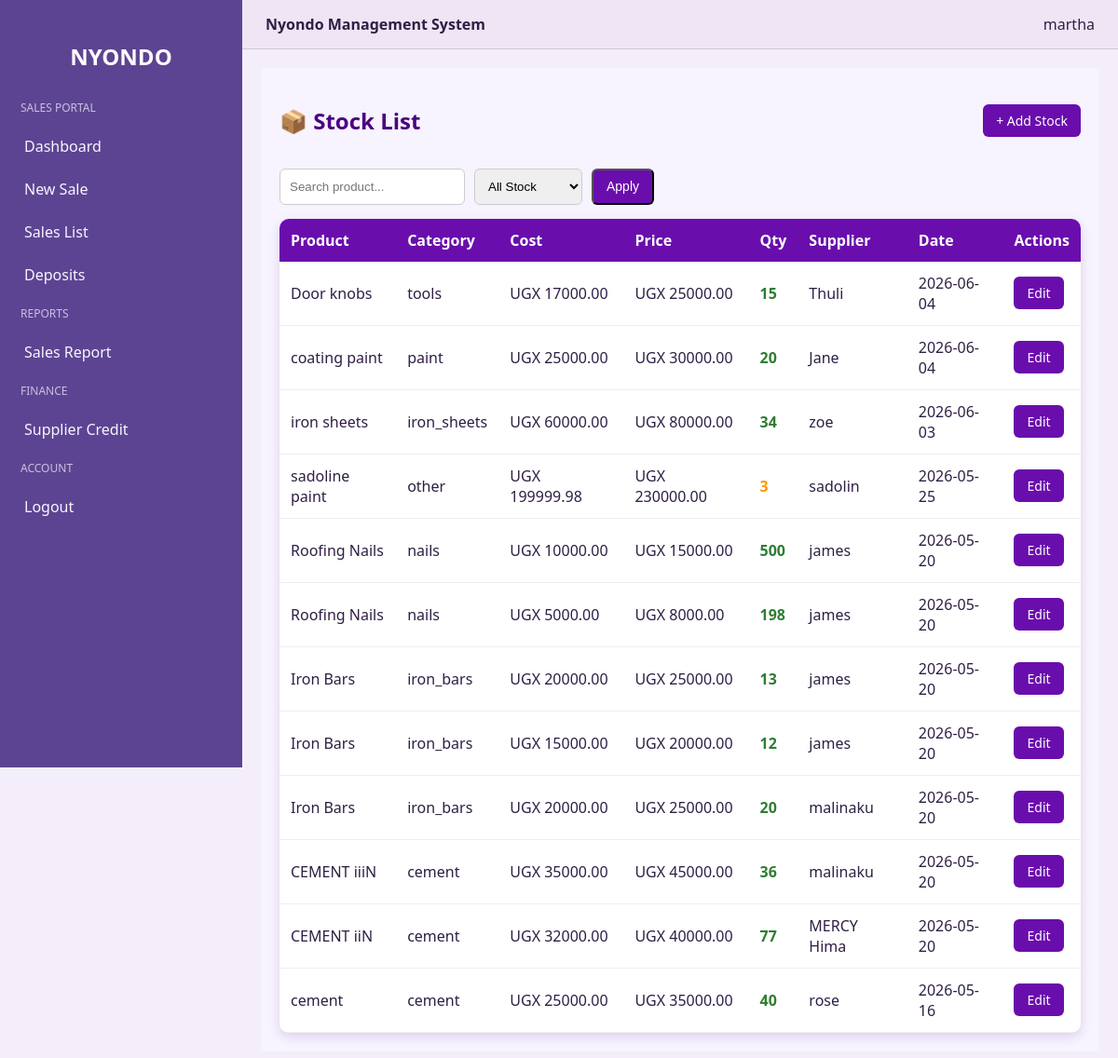
Page /stock/ (signed in) on the committed database.
### nyondo_app/models.py (models this page shows, shortened)
class Stock(models.Model):
    CATEGORY_CHOICES = [
        ("cement", "Cement"),
        ("iron_bars", "Iron Bars"),
        ("nails", "Nails"),
        ("iron_sheets", "Iron Sheets"),
        ("wire_mesh", "Wire Mesh"),
        ("barbed_wire", "Barbed Wire"),
        ("wheelbarrows", "Wheelbarrows"),
        ("paint", "Paint"),
        ("tools", "Tools"),
        ("other", "Other"),
    ]
    product_name = models.TextField(max_length=100)
    category = models.CharField(max_length=50, choices=CATEGORY_CHOICES)
    quantity = models.PositiveIntegerField()
    reorder_level = models.PositiveIntegerField(default=5)
    buying_price = models.DecimalField(max_digits=12, decimal_places=2)
    selling_price = models.DecimalField(max_digits=12, decimal_places=2)
    supplier_name = models.CharField(max_length=100)
    description = models.TextField(blank=True, null=True)
    date_added = models.DateTimeField(auto_now_add=True)
    updated_at = models.DateTimeField(auto_now=True)

### nyondo_app/views.py (the view)
# urls.py: path("stock/", views.stock_list, name="stock_list"),
@login_required
def stock_list(request):
    stocks = Stock.objects.all().order_by("-date_added")
    query = request.GET.get("q")
    if query:
        stocks = stocks.filter(
            product_name__icontains=query
        )
    filter_type = request.GET.get("filter")
    if filter_type == "low":
        stocks = stocks.filter(quantity__lte=10)
    elif filter_type == "out":
        stocks = stocks.filter(quantity=0)
    context = {
        "stocks": stocks,
        "query": query,
        "filter_type": filter_type,
    }
    return render(
        request,
        "nyondo/stock_list.html",
        context
    )

### nyondo_app/templates/nyondo/stock_list.html (shortened to what this page needs)
{% extends "nyondo/base.html" %}
{% load static %}
{% block content %}
<link rel="stylesheet" href="{% static 'nyondo_app/css/nyondo/stock_list.css' %}">
<div class="page-wrapper">
    <div class="header">
        <h2>📦 Stock List</h2>
        <a href="{% url 'add_stock' %}" class="btn btn-primary">
            + Add Stock
        </a>
    </div>
    <form method="GET" class="filters">
        <input
            type="text"
            name="q"
            placeholder="Search product..."
            value="{{ query|default:'' }}"
        >
        <select name="filter">
            <option value="">All Stock</option>
        </select>
        <button type="submit" class="btn btn-primary">
            Apply
        </button>
    </form>
    <div class="table-container">
        <table>
            <thead>
                <tr>
                    <th>Product</th>
                    <th>Category</th>
                    <th>Cost</th>
                    <th>Price</th>
                    <th>Qty</th>
                    <th>Supplier</th>
                    <th>Date</th>
                    <th>Actions</th>
                </tr>
            </thead>
            <tbody>
                {% for stock in stocks %}
                <tr>
                    <td>{{ stock.product_name }}</td>
                    <td>{{ stock.category }}</td>
                    <td>UGX {{ stock.buying_price }}</td>
                    <td>UGX {{ stock.selling_price }}</td>
                    <td class="
                        {% if stock.quantity == 0 %}
                            out-stock
                        {% elif stock.quantity <= 5 %}
                            low-stock
                        {% else %}
                            in-stock
                        {% endif %}
                    ">
                        {{ stock.quantity }}
                    </td>
                    <td>{{ stock.supplier_name|default:"-" }}</td>
                    <td>{{ stock.date_added|date:"Y-m-d" }}</td>
                    <td>
                        <a href="{% url 'edit_stock' stock.id %}" class="btn btn-primary">
                            Edit
                        </a>
                    </td>
                </tr>
                {% empty %}
                <tr>
                    <td colspan="8" class="empty">
                        No stock available
                    </td>
                </tr>
                {% endfor %}
            </tbody>
        </table>
    </div>
</div>
{% endblock %}

### nyondo_app/templates/nyondo/base.html (shortened to what this page needs)
{% load static %}
<!DOCTYPE html>
<html>
<head>
    <link rel="stylesheet" href="{% static 'nyondo_app/css/nyondo/base.css' %}">
</head>
<body>
<div class="sidebar">
    <h2>NYONDO</h2>
    {% if user.is_superuser %}
        <div class="menu-title">Dashboard</div>
        <a href="{% url 'admin_dashboard' %}">Overview</a>
        <div class="menu-title">Stock Management</div>
        <a href="{% url 'stock_dashboard' %}">Stock Dashboard</a>
        <a href="{% url 'add_stock' %}">Add Stock</a>
        <a href="{% url 'stock_list' %}">Stock List</a>
        <a href="{% url 'stock_report' %}">Stock Report</a>
        <a href="{% url 'add_supplier' %}">Add Supplier</a>
        <a href="{% url 'supplier_list' %}">Supplier List</a>
        <div class="menu-title">Sales</div>
        <a href="{% url 'sales_dashboard' %}">Sales Dashboard</a>
        <a href="{% url 'add_sale' %}">New Sale</a>
        <a href="{% url 'sales_list' %}">Sales List</a>
        <a href="{% url 'sales_report' %}">Sales Report</a>
        <a href="{% url 'receipts_list' %}">Receipts</a>
        <div class="menu-title">Finance</div>
        <a href="{% url 'deposit_list' %}">Deposits</a>
        <a href="{% url 'credit_list' %}">Supplier Credit</a>
        <div class="menu-title">System</div>
        <a href="{% url 'audit_log' %}">Audit Log</a>
    {% elif "sales" in user.groups.all|stringformat:"s"|lower %}
        <div class="menu-title">Sales Portal</div>
        <a href="{% url 'sales_dashboard' %}">Dashboard</a>
        <a href="{% url 'add_sale' %}">New Sale</a>
        <a href="{% url 'sales_list' %}">Sales List</a>
        <a href="{% url 'deposit_list' %}">Deposits</a>
        <div class="menu-title">Reports</div>
        <a href="{% url 'sales_report' %}">Sales Report</a>
        <div class="menu-title">Finance</div>
        <a href="{% url 'credit_list' %}">Supplier Credit</a>
    {% else %}
        <div class="menu-title no-role-title">No Role Found</div>
        <p class="no-role-message">Please contact your system admin to set your group permissions.</p>
    {% endif %}
    <div class="menu-title">Account</div>
    <a href="{% url 'logout' %}">Logout</a>
</div>
<div class="main">
    <div class="topbar">
        <div><b>Nyondo Management System</b></div>
        <div>{{ user.username }}</div>
    </div>
    <div class="container">
        {% block content %}{% endblock %}
    </div>
</div>
</body>
</html>

### nyondo_app/static/nyondo_app/css/nyondo/base.css (style rules this page uses)
:root { --bg: #f3eef9; --surface: #efe5f5; --surface-soft: #f7f1fb; --sidebar: #5d4492; --sidebar-hover: #7f66bf; --text: #2f1f45; --text-muted: #6d5d88; --border: rgba(109, 89, 138, 0.22); --button: #7550b1; --button-hover: #5d3d94; --button-text: #f8f5ff; }
body { margin: 0; font-family: "Segoe UI", Arial, sans-serif; background: var(--bg); color: var(--text); }
.sidebar { width: 260px; height: 100vh; background: var(--sidebar); color: var(--button-text); position: fixed; top: 0; left: 0; padding-top: 24px; overflow-y: auto; }
.sidebar h2 { text-align: center; color: #fff; margin-bottom: 20px; }
.sidebar a { display: block; padding: 12px 22px; color: var(--button-text); text-decoration: none; border-left: 4px solid transparent; }
.menu-title { padding: 10px 22px; font-size: 12px; opacity: 0.7; text-transform: uppercase; }
.main { margin-left: 260px; width: calc(100% - 260px); min-height: 100vh; display: flex; flex-direction: column; }
.topbar { background: var(--surface); padding: 15px 25px; display: flex; justify-content: space-between; border-bottom: 1px solid var(--border); }
.container { padding: 20px; flex: 1; }

### nyondo_app/static/nyondo_app/css/nyondo/stock_list.css (style rules this page uses)
.page-wrapper { padding: 20px; background: #f7f3ff; min-height: 100vh; }
.header { display: flex; justify-content: space-between; align-items: center; margin-bottom: 15px; }
.header h2 { color: #4b0082; }
.btn { padding: 8px 14px; border-radius: 6px; text-decoration: none; font-size: 14px; transition: 0.3s; display: inline-block; }
.btn-primary { background: #6a0dad; color: white; }
.filters { display: flex; gap: 10px; margin-bottom: 15px; flex-wrap: wrap; }
.filters input, .filters select { padding: 10px; border-radius: 6px; border: 1px solid #ccc; outline: none; }
.table-container { overflow-x: auto; background: white; border-radius: 10px; box-shadow: 0 4px 12px rgba(75, 0, 130, 0.15); }
table { width: 100%; border-collapse: collapse; }
thead { background: #6a0dad; color: white; }
th, td { padding: 12px; text-align: left; }
tbody tr { border-bottom: 1px solid #eee; transition: 0.2s; }
.low-stock { color: #ff9800; font-weight: bold; }
.in-stock { color: #2e7d32; font-weight: bold; }

### rows in the picture
Stock: product_name "Door knobs", category "tools", buying_price "17000.00", selling_price "25000.00", quantity "15", supplier_name "Thuli", date_added "2026-06-04"
Stock: product_name "coating paint", category "paint", buying_price "25000.00", selling_price "30000.00", quantity "20", supplier_name "Jane", date_added "2026-06-04"
Stock: product_name "iron sheets", category "iron_sheets", buying_price "60000.00", selling_price "80000.00", quantity "34", supplier_name "zoe", date_added "2026-06-03"
Stock: product_name "sadoline paint", category "other", buying_price "199999.98", selling_price "230000.00", quantity "3", supplier_name "sadolin", date_added "2026-05-25"
Stock: product_name "Roofing Nails", category "nails", buying_price "10000.00", selling_price "15000.00", quantity "500", supplier_name "james", date_added "2026-05-20"
Stock: product_name "Roofing Nails", category "nails", buying_price "5000.00", selling_price "8000.00", quantity "198", supplier_name "james", date_added "2026-05-20"
Stock: product_name "Iron Bars", category "iron_bars", buying_price "20000.00", selling_price "25000.00", quantity "13", supplier_name "james", date_added "2026-05-20"
Stock: product_name "Iron Bars", category "iron_bars", buying_price "15000.00", selling_price "20000.00", quantity "12", supplier_name "james", date_added "2026-05-20"
Stock: product_name "Iron Bars", category "iron_bars", buying_price "20000.00", selling_price "25000.00", quantity "20", supplier_name "malinaku", date_added "2026-05-20"
Stock: product_name "CEMENT iiiN", category "cement", buying_price "35000.00", selling_price "45000.00", quantity "36", supplier_name "malinaku", date_added "2026-05-20"
Stock: product_name "CEMENT iiN", category "cement", buying_price "32000.00", selling_price "40000.00", quantity "77", supplier_name "MERCY Hima", date_added "2026-05-20"
Stock: product_name "cement", category "cement", buying_price "25000.00", selling_price "35000.00", quantity "40", supplier_name "rose", date_added "2026-05-16"

### other values in the picture
{{ user.username }} "martha"
